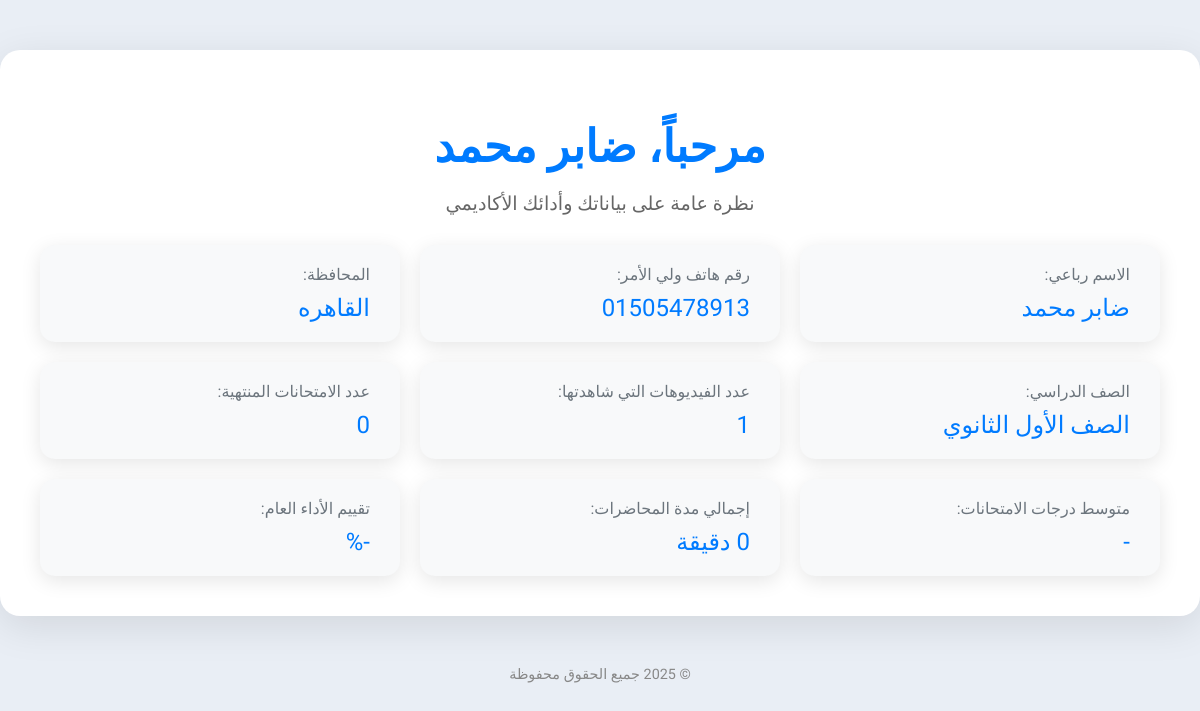
Before: /profile/ (signed in) with the older database file.
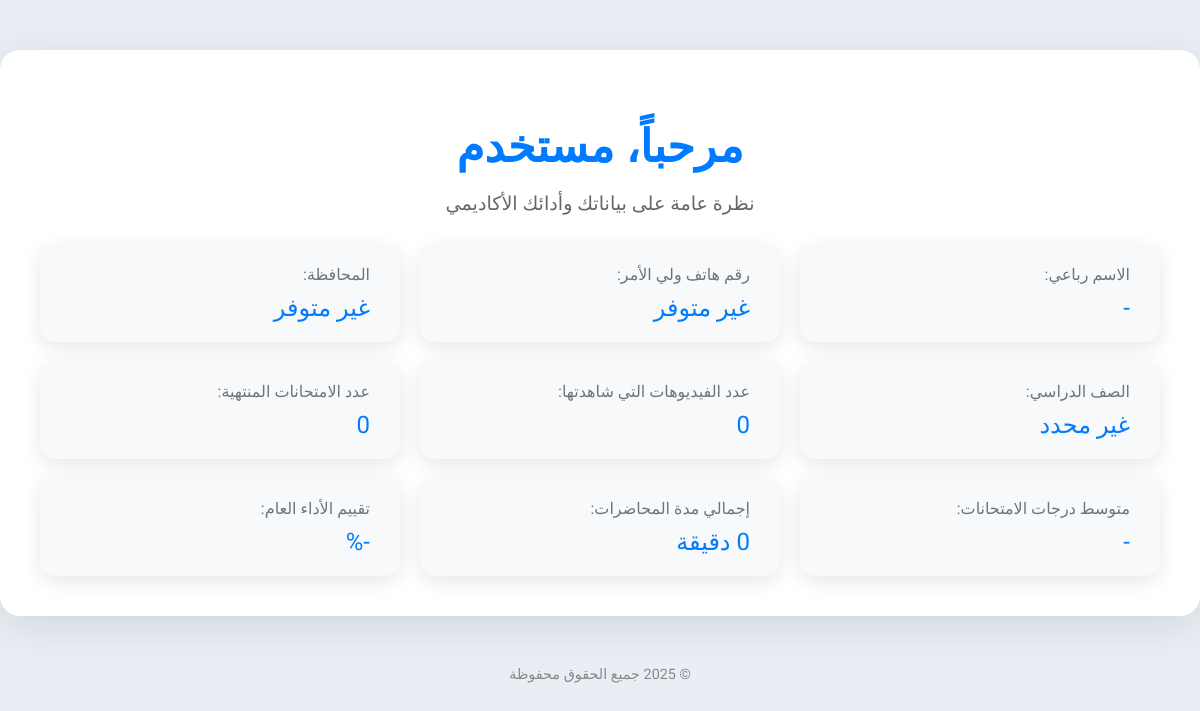
After: the same page with the newer database file.
### accounts/models.py (models this page shows, shortened)
class Student(models.Model):
    user = models.OneToOneField(User, on_delete=models.CASCADE, null=True, blank=True)
    full_name = models.CharField(max_length=150, verbose_name="الاسم رباعي")
    parent_phone_number = models.CharField(max_length=15, unique=True, verbose_name="رقم هاتف ولي الأمر")
    governorate = models.CharField(max_length=100, verbose_name="المحافظة")
    grade = models.CharField(
        max_length=50,
        verbose_name="الصف الدراسي",
        choices=[
            ('1', 'الصف الأول الثانوي'),
            ('2', 'الصف الثاني الثانوي'),
            ('3', 'الصف الثالث الثانوي'),
            ('4', 'أولى إعدادي'),
            ('5', 'تانية إعدادي'),
            ('6', 'تالته إعدادي'),
        ]
    )
    password = models.CharField(max_length=128, verbose_name="كلمة المرور", default='default_password')
    courses = models.ManyToManyField(Course, related_name='student_courses', verbose_name="الكورسات", blank=True)
    viewed_lectures = models.ManyToManyField('content.Lecture', related_name='students_who_watched', verbose_name="المحاضرات المشاهدة", blank=True)
    attempted_exams = models.ManyToManyField('content.Exam', related_name='students_who_attempted', verbose_name="الامتحانات المجربة", blank=True)
    videos_watched = models.PositiveIntegerField(default=0, verbose_name="عدد الفيديوهات المشاهدة")
    exams_completed = models.PositiveIntegerField(default=0, verbose_name="عدد الاختبارات المنهية")
    average_score = models.FloatField(default=0.0, verbose_name="متوسط النتائج")
    total_lecture_time = models.PositiveIntegerField(default=0, verbose_name="إجمالي مدة المحاضرات (بالدقائق)")
    total_video_views = models.PositiveIntegerField(default=0, verbose_name="إجمالي عدد مرات مشاهدة الفيديوهات")
    total_exam_views = models.PositiveIntegerField(default=0, verbose_name="إجمالي عدد مرات فتح الاختبارات")
    total_exam_completions = models.PositiveIntegerField(default=0, verbose_name="إجمالي عدد مرات إنهاء الاختبارات")

### accounts/views.py (the view)
# urls.py: path('profile/', views.profile, name='profile'),
def profile(request):
    student_id = request.session.get("student_id")
    if not student_id:
        return redirect('accounts:login')
    try:
        student = Student.objects.get(id=student_id)
        print(f"Student Found: {student.full_name}")  # ✅ تحقق من أن الاسم يظهر
    except Student.DoesNotExist:
        return redirect('accounts:register')
    return render(request, 'pages/student_profile.html', {
        "student": student,
    })

### accounts/context_processors.py (called while the page is built)
def student_session(request):
    is_registered = request.session.get("is_registered", False)
    student_name = request.session.get("student_name", None)
    student_obj = None
    student_id = request.session.get("student_id")
    if student_id:
        try:
            student_obj = Student.objects.filter(id=student_id).first()
        except Exception:
            student_obj = None
    return {
        "is_registered": is_registered,
        "student_name": student_name,
        "student": student_obj,
    }

### Frontend/pages/student_profile.html (shortened to what this page needs)
<!DOCTYPE html>
<html lang="ar">
  <head>
  </head>
  <body>
    <div class="container">
      <div class="header">
        <h1>
          مرحباً، {{ student.full_name|default:"مستخدم" }}
        </h1>
        <p>نظرة عامة على بياناتك وأدائك الأكاديمي</p>
      </div>
      <div class="info">
        <div class="info-card">
          <span>الاسم رباعي:</span>
          <p>{{ student.full_name|default:"-" }}</p>
        </div>
        <div class="info-card">
          <span>رقم هاتف ولي الأمر:</span>
          <p>{{ student.parent_phone_number|default:"غير متوفر" }}</p>
        </div>
        <div class="info-card">
          <span>المحافظة:</span>
          <p>{{ student.governorate|default:"غير متوفر" }}</p>
        </div>
        <div class="info-card">
          <span>الصف الدراسي:</span>
          <p>{{ student.get_grade_display|default:"غير محدد" }}</p>
        </div>
        <div class="info-card">
          <span>عدد الفيديوهات التي شاهدتها:</span>
          <p>{{ student.videos_watched|default:0 }}</p>
        </div>
        <div class="info-card">
          <span>عدد الامتحانات المنتهية:</span>
          <p>{{ student.exams_completed|default:0 }}</p>
        </div>
        <div class="info-card">
          <span>متوسط درجات الامتحانات:</span>
          <p>{{ student.average_score|default:"-" }}</p>
        </div>
        <div class="info-card">
          <span>إجمالي مدة المحاضرات:</span>
          <p>{{ student.total_lecture_time|default:0 }} دقيقة</p>
        </div>
        <div class="info-card">
          <span>تقييم الأداء العام:</span>
          <p>{{ student.performance_rating|default:"-" }}%</p>
        </div>
      </div>
    </div>
    <footer>© 2025 جميع الحقوق محفوظة</footer>
  </body>
</html>

Changed rows visible on the page:
changed Student: full_name "ضابر محمد" → "مستخدم"; full_name "ضابر محمد" → "-"; parent_phone_number "01505478913" → "غير متوفر"; governorate "القاهره" → "غير متوفر"; grade "الصف الأول الثانوي" → "غير محدد"; videos_watched "1" → "0"
